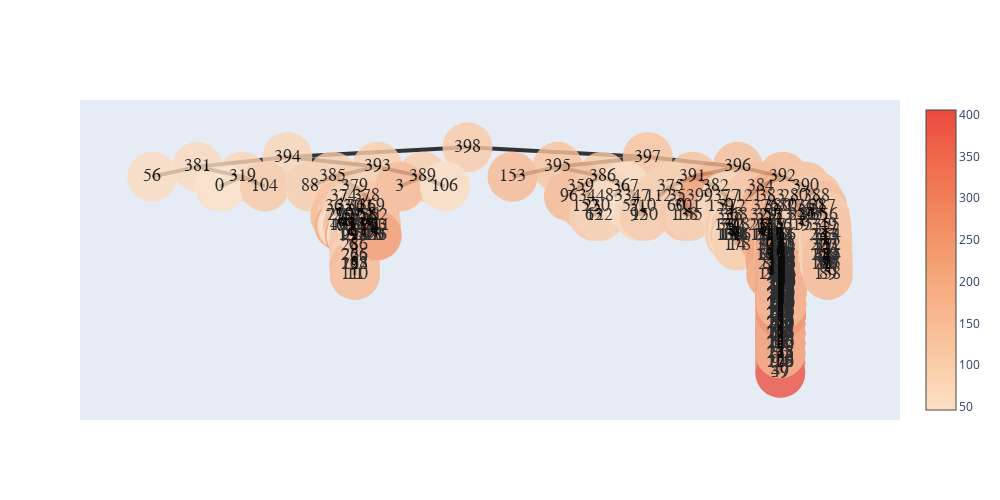

Here is the notebook cell this chart was saved with:
### Code cell
nodes2,n2 = build_hyper_tree(folder_path2)
show_tree(nodes2[0]).show_fig()
